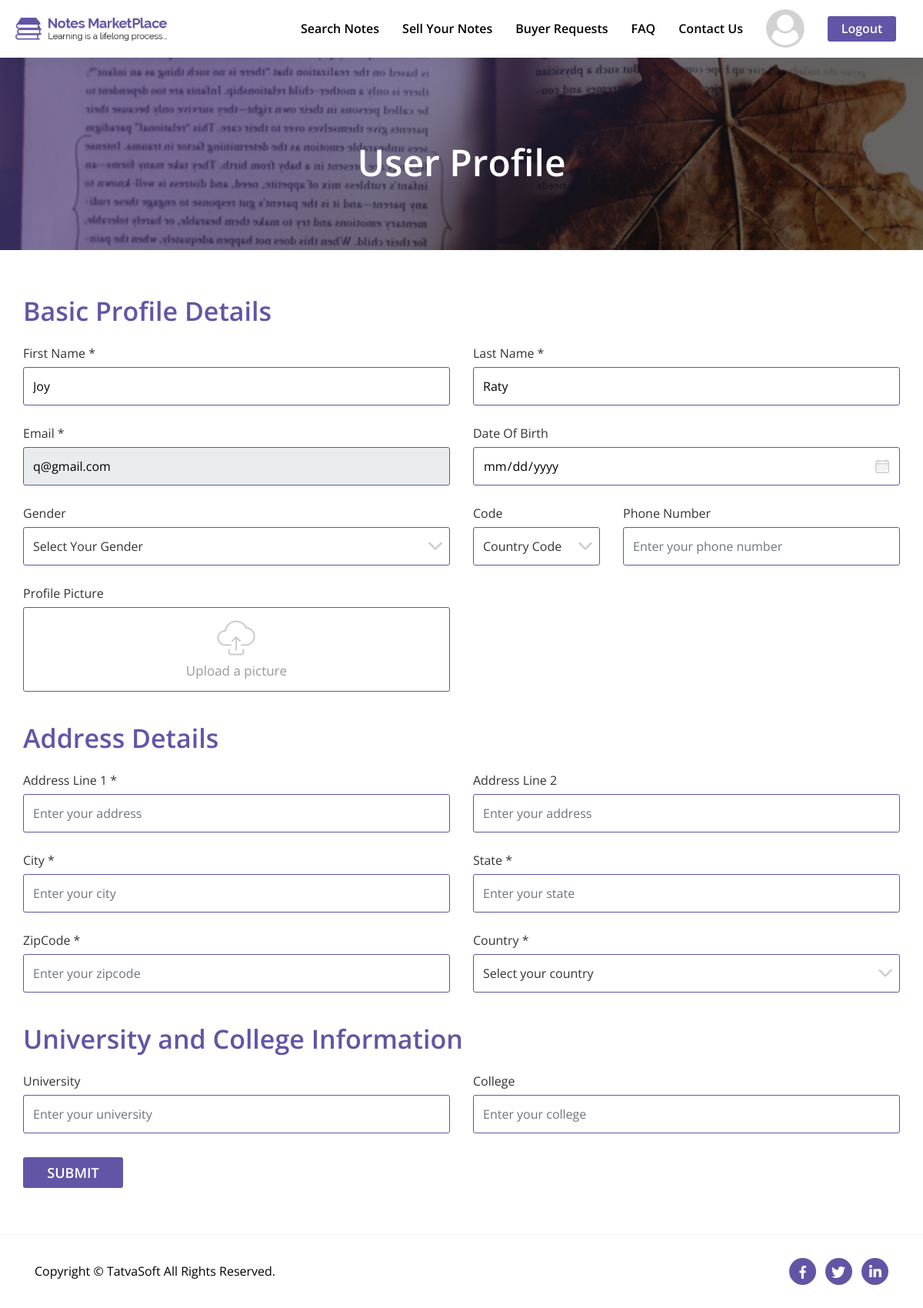
/Front/html/user-profile.php (signed in), run on the app's committed database.
### tables this page shows
CREATE TABLE `system_configuration` (
  `SysConfigID` int(11) NOT NULL,
  `Key` varchar(100) NOT NULL,
  `Value` mediumtext NOT NULL,
  `CreatedDate` datetime DEFAULT current_timestamp(),
  `CreatedBy` int(11) DEFAULT NULL,
  `ModifiedDate` datetime DEFAULT NULL ON UPDATE current_timestamp(),
  `ModifiedBy` int(11) DEFAULT NULL,
  `IsActive` bit(1) NOT NULL DEFAULT b'1'
);

CREATE TABLE `users` (
  `UserID` int(11) NOT NULL,
  `RoleID` int(11) NOT NULL DEFAULT 3,
  `FirstName` varchar(50) NOT NULL,
  `LastName` varchar(50) NOT NULL,
  `EmailID` varchar(100) NOT NULL,
  `Password` varchar(24) NOT NULL,
  `IsEmailVerified` bit(1) NOT NULL DEFAULT b'0',
  `CreatedDate` datetime DEFAULT current_timestamp(),
  `CreatedBy` int(11) DEFAULT NULL,
  `ModifiedDate` datetime DEFAULT NULL ON UPDATE current_timestamp(),
  `ModifiedBy` int(11) DEFAULT NULL,
  `IsActive` bit(1) NOT NULL DEFAULT b'1'
);

### Front/html/user-profile.php (the view, shortened to what the rows shown need)
<?php include "../includes/head.php"; ?>
<body>
    <section id="user-profile">
        <div class="only-white-nav extra-style-nav">
            <header class="site-header">
                <div class="header-wrapper">
                    <div class="navigation-wrapper">
                        <nav class="main-nav">
                            <ul class="menu-navigation">
                                <li class="logged-in-user-photo-li">
                                    <div class="dropdown">
                                        <a href="#" role="button" id="dropdownMenuLink" data-toggle="dropdown" aria-haspopup="true" aria-expanded="false">
                                            <div class="logged-in-user-photo">
                                                <img src="<?php echo $user_dp_path; ?>" alt="User Photo" class="rounded-circle">
                                            </div>
                                        </a>
                                    </div>
                                </li>
                            </ul>
                        </nav>
                    </div>
                </div>
            </header>
        </div>
        <div class="general-box">
            <div class="content-box-lg">
                <div class="container">
                    <div class="row">
                        <?php
                        $UserID = $_SESSION['UserID'];
                        $get_user_details = "SELECT * FROM users WHERE UserID = {$UserID} ";
                        $get_user_details_query = mysqli_query($connection, $get_user_details);
                        $get_user_details_row = mysqli_fetch_assoc($get_user_details_query);
                        $get_user_fname = $get_user_details_row['FirstName'];
                        $get_user_lname = $get_user_details_row['LastName'];
                        $get_user_email = $get_user_details_row['EmailID'];
                        ?>
                        <form action="" method="POST" enctype="multipart/form-data" id="user-profile-form">
                            <div class="row">
                                <div class="col-md-6 col-sm-6">
                                    <div class="form-group">
                                        <label class="info-label">First Name *</label>
                                        <input type="text" name="FirstName" value="<?php echo $get_user_fname; ?>" class="form-control input-box-style" placeholder="Enter your first name">
                                    </div>
                                </div>
                                <div class="col-md-6 col-sm-6">
                                    <div class="form-group">
                                        <label class="info-label">Last Name *</label>
                                        <input type="text" name="LastName" value="<?php echo $get_user_lname; ?>" class="form-control input-box-style" placeholder="Enter your last name">
                                    </div>
                                </div>
                                <div class="col-md-6 col-sm-6">
                                    <div class="form-group">
                                        <label class="info-label">Email *</label>
                                        <input type="email" name="EmailID" value="<?php echo $get_user_email; ?>" class="form-control input-box-style" placeholder="Enter your email address" readonly>
                                    </div>
                                </div>
                            </div>
                        </form>
                    </div>
                </div>
            </div>
        </div>
    </section>
</body>
</html>

### data on the page
system_configuration: Value (placeholder picture)
users: FirstName "Joy", LastName "Raty", EmailID "q@gmail.com"
